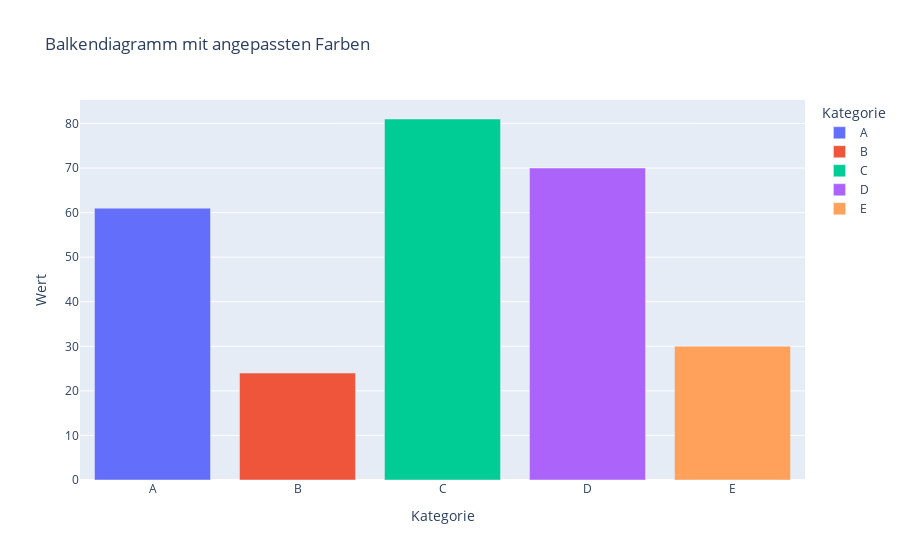

The code cell stored with this chart in its notebook:
### Markdown cell above
In diesem Kapitel lernst du, wie du deine Plotly-Visualisierungen anpassen und verbessern kannst. Mit den richtigen Anpassungen werden deine Diagramme nicht nur ästhetisch ansprechender, sondern auch informativer und für deine Zielgruppe besser verständlich.

## 1 Farben und Farbschemata

### Farboptionen in Plotly

Farben sind ein wesentliches Element jeder Visualisierung. Sie können verwendet werden, um:
- Verschiedene Datenserien zu unterscheiden
- Bestimmte Werte hervorzuheben
- Die Stimmung oder Bedeutung der Daten zu vermitteln
- Die Lesbarkeit und das Verständnis zu verbessern

Plotly bietet mehrere Möglichkeiten, Farben anzupassen:
- Einzelne Farbwerte (z.B. 'red', 'blue', '#FF5733')
- Farbsequenzen für numerische Werte
- Diskrete Farben für kategoriale Daten
- Vordefinierte Farbpaletten

### Beispiel 1: Grundlegende Farbanpassung

### Code cell
import plotly.express as px
import pandas as pd
import numpy as np

# Daten erstellen
np.random.seed(42)
kategorien = ['A', 'B', 'C', 'D', 'E']
werte = np.random.randint(10, 100, size=len(kategorien))

df = pd.DataFrame({'Kategorie': kategorien, 'Wert': werte})

# Einfache Farbanpassung
fig = px.bar(
    df, 
    x='Kategorie', 
    y='Wert', 
    title='Balkendiagramm mit angepassten Farben',
    color='Kategorie',  # Färben nach Kategorie
    color_discrete_sequence=['#636EFA', '#EF553B', '#00CC96', '#AB63FA', '#FFA15A']  # Eigene Farbpalette
)

fig.show()

### Figure 1 — Plotly figure (JSON) as saved in the notebook; plotly's stock layout.template omitted (floating-point values rounded to 4 significant figures)
{"data": [{"hovertemplate": "Kategorie=%{x}<br>Wert=%{y}<extra></extra>", "legendgroup": "A", "marker": {"color": "#636EFA", "pattern": {"shape": ""}}, "name": "A", "orientation": "v", "showlegend": true, "textposition": "auto", "type": "bar", "x": ["A"], "xaxis": "x", "y": [61], "yaxis": "y"}, {"hovertemplate": "Kategorie=%{x}<br>Wert=%{y}<extra></extra>", "legendgroup": "B", "marker": {"color": "#EF553B", "pattern": {"shape": ""}}, "name": "B", "orientation": "v", "showlegend": true, "textposition": "auto", "type": "bar", "x": ["B"], "xaxis": "x", "y": [24], "yaxis": "y"}, {"hovertemplate": "Kategorie=%{x}<br>Wert=%{y}<extra></extra>", "legendgroup": "C", "marker": {"color": "#00CC96", "pattern": {"shape": ""}}, "name": "C", "orientation": "v", "showlegend": true, "textposition": "auto", "type": "bar", "x": ["C"], "xaxis": "x", "y": [81], "yaxis": "y"}, {"hovertemplate": "Kategorie=%{x}<br>Wert=%{y}<extra></extra>", "legendgroup": "D", "marker": {"color": "#AB63FA", "pattern": {"shape": ""}}, "name": "D", "orientation": "v", "showlegend": true, "textposition": "auto", "type": "bar", "x": ["D"], "xaxis": "x", "y": [70], "yaxis": "y"}, {"hovertemplate": "Kategorie=%{x}<br>Wert=%{y}<extra></extra>", "legendgroup": "E", "marker": {"color": "#FFA15A", "pattern": {"shape": ""}}, "name": "E", "orientation": "v", "showlegend": true, "textposition": "auto", "type": "bar", "x": ["E"], "xaxis": "x", "y": [30], "yaxis": "y"}], "layout": {"barmode": "relative", "legend": {"title": {"text": "Kategorie"}, "tracegroupgap": 0}, "title": {"text": "Balkendiagramm mit angepassten Farben"}, "xaxis": {"anchor": "y", "categoryarray": ["A", "B", "C", "D", "E"], "categoryorder": "array", "domain": [0, 1], "title": {"text": "Kategorie"}}, "yaxis": {"anchor": "x", "domain": [0, 1], "title": {"text": "Wert"}}}}
